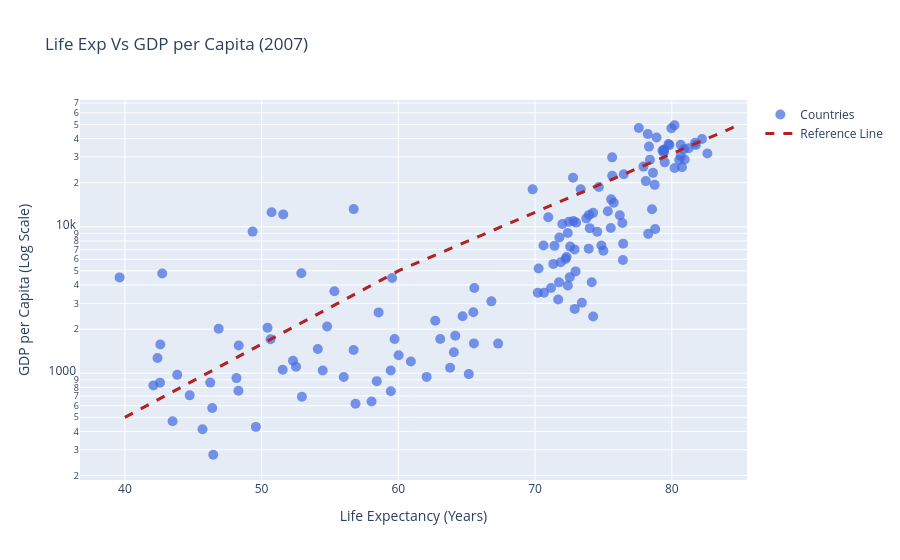

The notebook cell this image was saved under:
### Code cell
import plotly.graph_objects as go
import plotly.express as px

# Data preparation
gap = px.data.gapminder()
temp_df = gap[gap['year'] == 2007]

# Trace 1: The Gapminder Scatter
trace1 = go.Scatter(
    x=temp_df['lifeExp'],
    y=temp_df['gdpPercap'],
    mode='markers',
    name='Countries',
    marker=dict(size=10, color='royalblue', opacity=0.7)
)

# Trace 2: A Adjusted Reference Line (starting at age 40)
trace2 = go.Scatter(
    x=[40, 60, 85], 
    y=[500, 5000, 50000], 
    mode='lines', 
    name='Reference Line',
    line=dict(color='firebrick', width=3, dash='dash')
)

data = [trace1, trace2]

# Layout with a Logarithmic Y-axis to handle the GDP spread
layout = go.Layout(
    title='Life Exp Vs GDP per Capita (2007)',
    xaxis=dict(title='Life Expectancy (Years)'),
    yaxis=dict(title='GDP per Capita (Log Scale)', type='log'), # Makes data readable
    hovermode='closest'
)

fig = go.Figure(data=data, layout=layout)
fig.show()

### Figure 1 — Plotly figure (JSON) as saved in the notebook; plotly's stock layout.template omitted (floating-point values rounded to 4 significant figures; data arrays with more than 128 entries replaced by an {"elided": "..."} marker saying what was removed)
{"data": [{"marker": {"color": "royalblue", "opacity": 0.7, "size": 10}, "mode": "markers", "name": "Countries", "type": "scatter", "x": {"elided": "142 float values"}, "y": {"elided": "142 float values"}}, {"line": {"color": "firebrick", "dash": "dash", "width": 3}, "mode": "lines", "name": "Reference Line", "type": "scatter", "x": [40, 60, 85], "y": [500, 5000, 50000]}], "layout": {"hovermode": "closest", "title": {"text": "Life Exp Vs GDP per Capita (2007)"}, "xaxis": {"title": {"text": "Life Expectancy (Years)"}}, "yaxis": {"title": {"text": "GDP per Capita (Log Scale)"}, "type": "log"}}}
